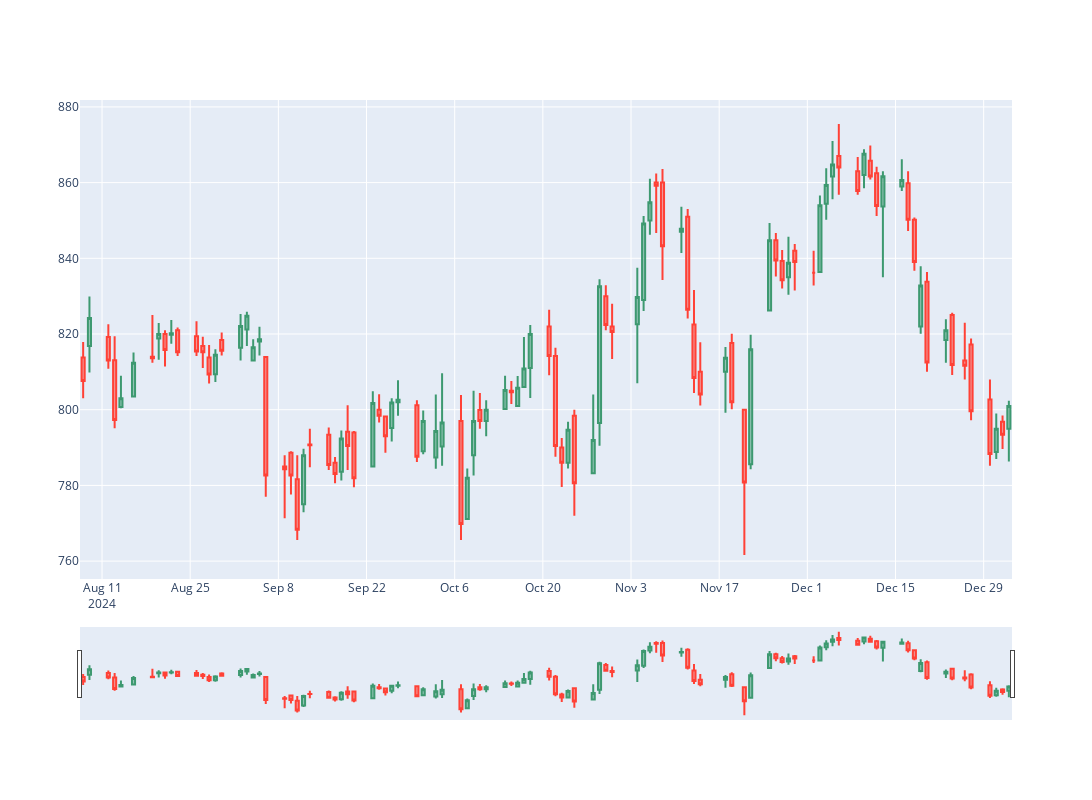

The cell this chart's notebook holds for it:
### Code cell
fig = go.Figure(
    data = [
        go.Candlestick(
            x = df.index,
            open = df["1. open"],
            high = df["2. high"],
            low = df["3. low"],
            close = df["4. close"]
        )
    ]
)
fig.update_layout(width=1200, height=800)
fig.show()
